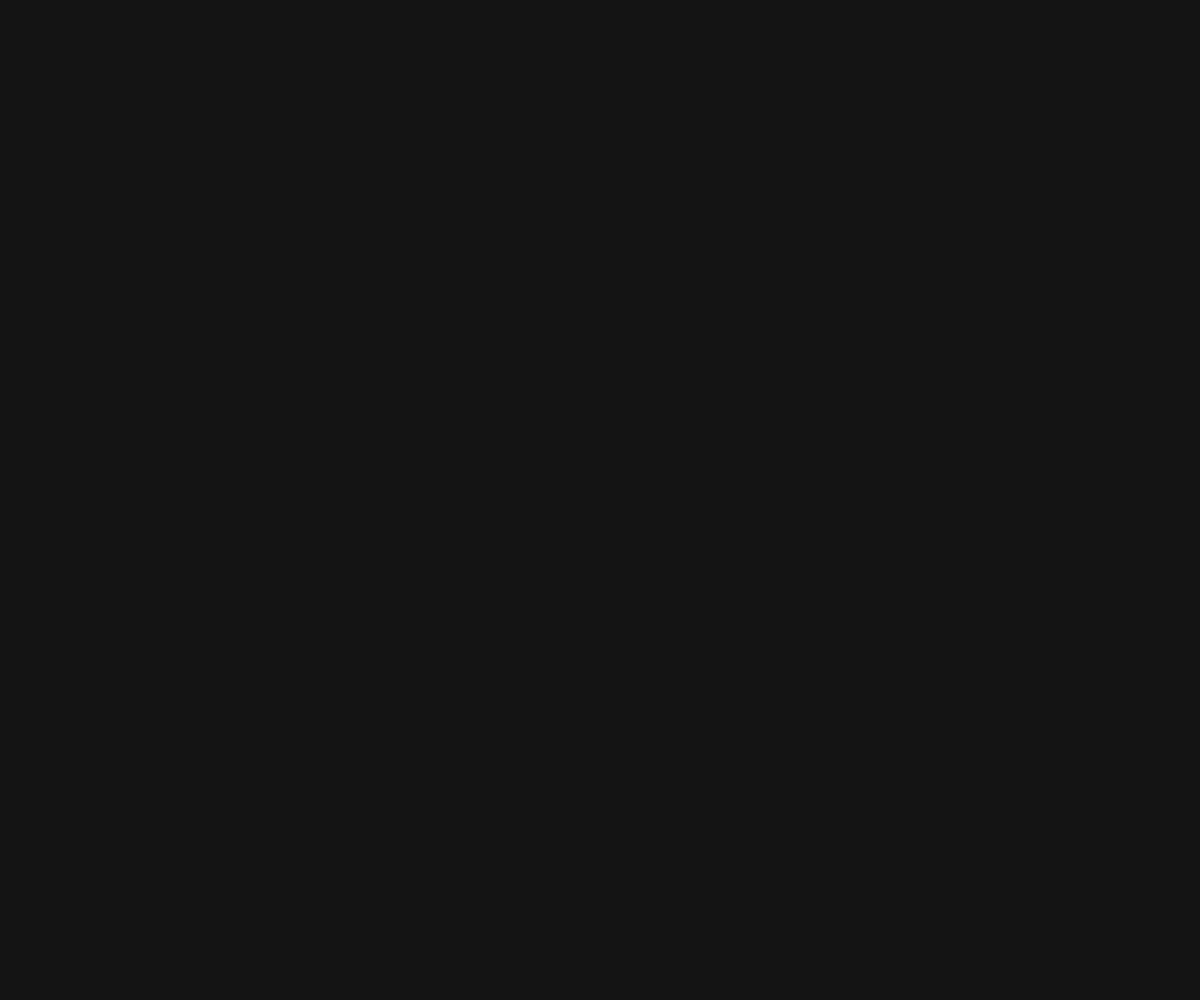
Frame 1 (no input)
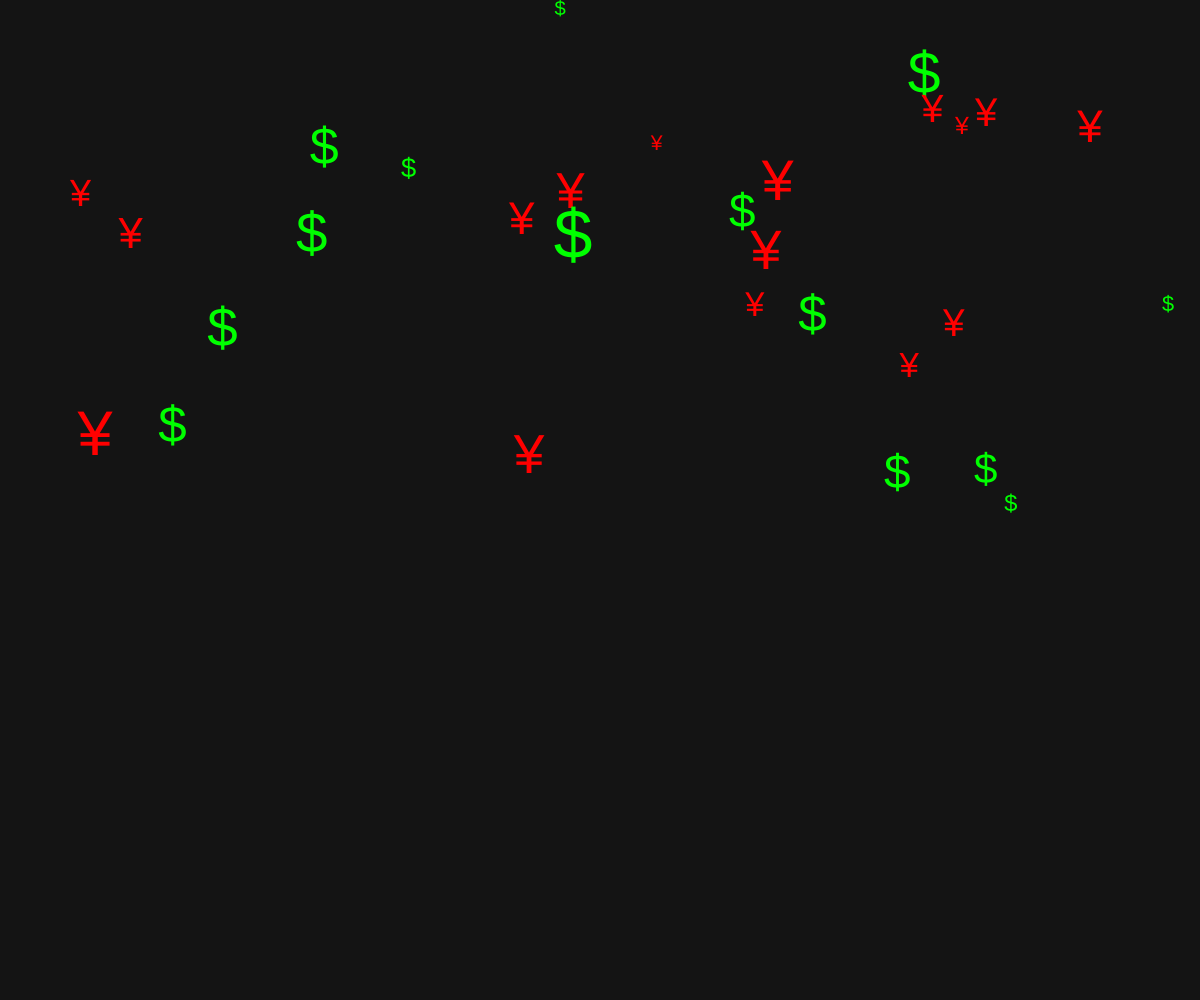
Frame 60 (no input)
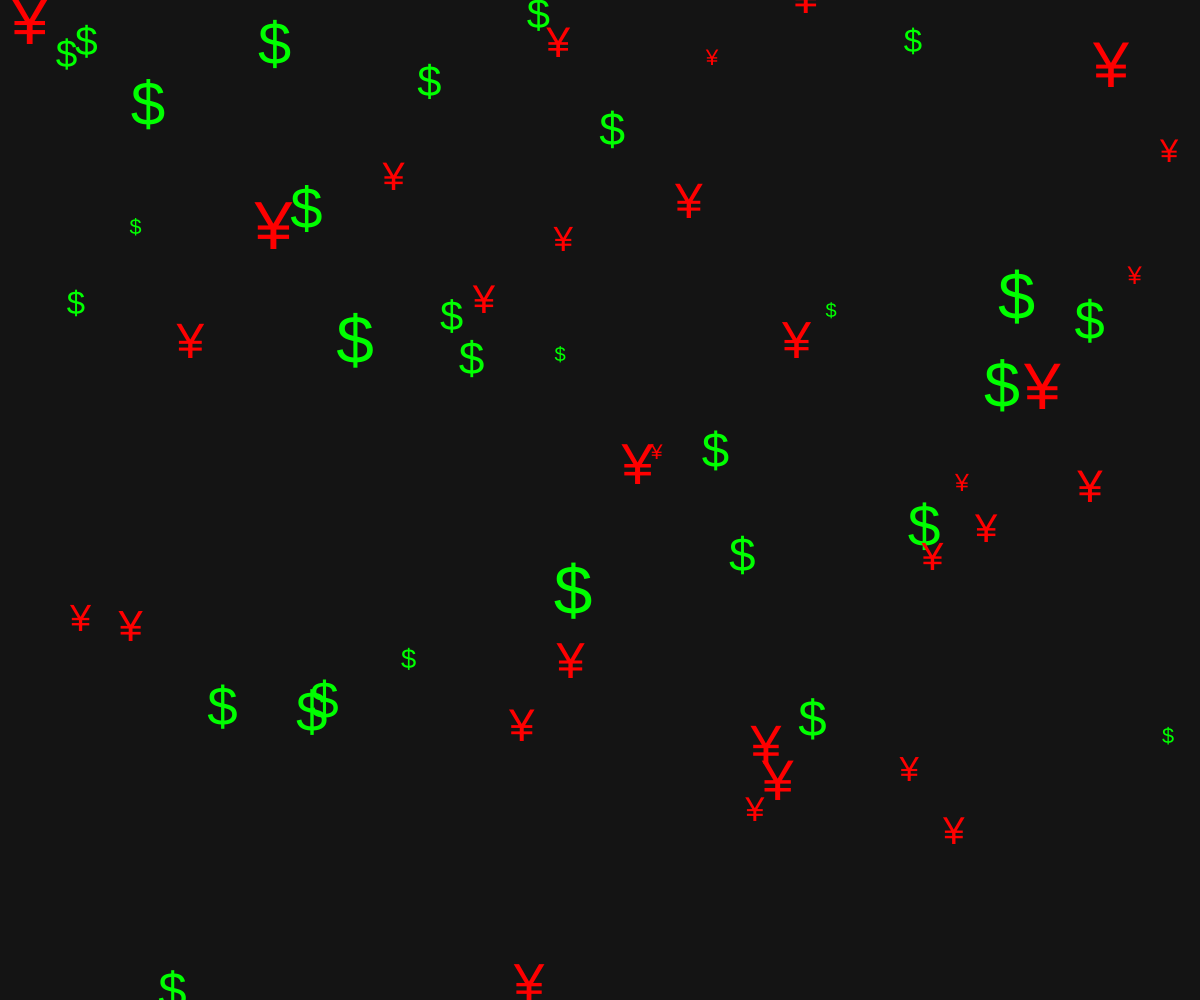
Frame 120 (the mouse pressed at the canvas centre since frame 60)

The p5.js sketch that drew these frames (run headless with seeded random() and noise() and a simulated clock; from frame 60 on, the mouse is pressed at the canvas centre):

// p5.js sketch
// ── sketch.js
let drops = [];

function setup() {
  createCanvas(windowWidth, windowHeight);
  textSize(20);
}

function draw() {
  background(20);
  //print(drops.length)

  // Generate new drops randomly
  if (random(1) < 0.5) {
    let x = random(width);
    let y = -20;
    let spd = random(5, 10);
    let symbol;
    if (random(1) < 0.5) {
      symbol = "$";
    } else {
      symbol = "¥";
    }
    let sz = random(20, 70);
    let drop = new Drop(x, y, spd, symbol, sz);
    drops.push(drop);
  }

  // Update and display drops
  for (let i = drops.length - 1; i >= 0; i--) {
    drops[i].fall();
    drops[i].display();
    if (drops[i].offscreen()) {
      drops.splice(i, 1);
    }
  }
}

class Drop {
  constructor(x, y, spd, symbol, sz) {
    this.x = x;
    this.y = y;
    this.sz = sz;
    this.spd = spd;
    this.symbol = symbol;
  }

  fall() {
    this.y += this.spd;
  }

  display() {
    noStroke();
    if (this.symbol === "$") {
      fill(0, 255, 0);
    } else {
      fill(255, 0, 0);
    }
    textSize(this.sz);
    text(this.symbol, this.x, this.y);
  }

  offscreen() {
    return this.y > height;
  }
}
